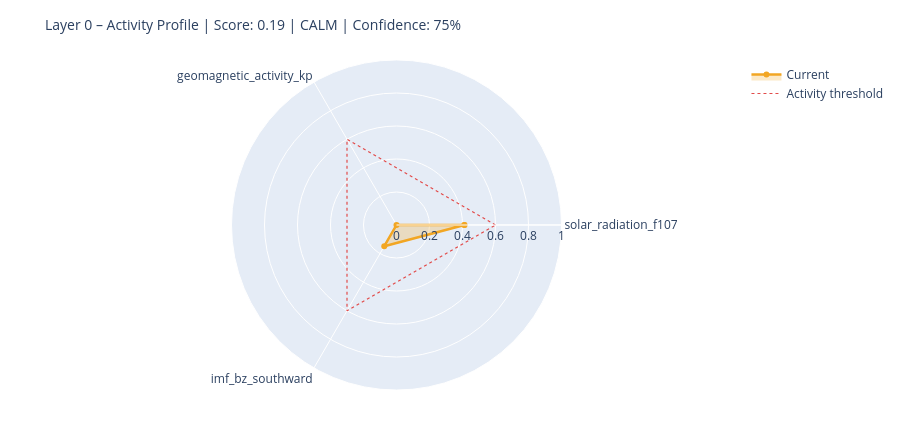

The cell this chart's notebook holds for it:
### Markdown cell above
---
## 6. State Assessment & Handoff to Layer 1

### Code cell
# ============================================================
# STEP 1 – Collect raw values with source modes
# Mode: 'primary' | 'fallback_3h' | 'last_valid' | 'missing'
# ============================================================

def safe_last(df, col):
    if df is None or col not in df.columns: return None
    s = df[col].dropna()
    return float(s.iloc[-1]) if not s.empty else None

f107_now = safe_last(df_f107, 'f10.7')
bz_now   = safe_last(df_mag,  'bz_gsm')
kp_now   = safe_last(df_kp,   'kp')
sw_now   = safe_last(df_sw,   'speed')

source_modes = {
    'F10.7':    'primary'  if f107_now is not None else 'missing',
    'Kp':       'primary'  if kp_now   is not None else 'missing',
    'IMF_Bz':   'primary'  if bz_now   is not None else 'missing',
    'SW_speed': 'primary'  if sw_now   is not None else 'missing',
}

# Kp Fallback – 3h endpoint
if kp_now is None:
    try:
        r = requests.get(
            'https://services.swpc.noaa.gov/json/noaa-planetary-k-index.json',
            timeout=10)
        r.raise_for_status()
        fb = pd.DataFrame(r.json())
        tc = next((c for c in fb.columns if 'time' in c.lower()), fb.columns[0])
        kc = next((c for c in fb.columns if 'kp' in c.lower() and c != tc), None)
        if kc:
            fb[kc] = fb[kc].astype(str).str.extract(r'([0-9]+(?:\.[0-9]*)?)')[0]
            fb[kc] = pd.to_numeric(fb[kc], errors='coerce')
            fb = fb[fb[kc] >= 0].dropna(subset=[kc])
            if not fb.empty:
                kp_now = float(fb[kc].iloc[-1])
                source_modes['Kp'] = 'fallback_3h'
                print(f'  Kp fallback (3h): {kp_now:.1f}')
    except Exception as e:
        print(f'  Kp fallback failed: {e}')

# Solar Wind Fallback – last valid value
if sw_now is None and df_sw is not None and 'speed' in df_sw.columns:
    s = df_sw['speed'].dropna()
    if not s.empty:
        sw_now = float(s.iloc[-1])
        source_modes['SW_speed'] = 'last_valid'
        print(f'  SW fallback (last_valid): {sw_now:.0f} km/s')

print()
print('Source modes:', source_modes)

# ============================================================
# STEP 2 – Score from available components only
# ============================================================

def norm(v, lo, hi):
    if v is None: return None
    return max(0.0, min(1.0, (v - lo) / (hi - lo)))

COMPONENTS = {
    'solar_radiation_f107':    (f107_now, norm(f107_now, 60, 250)),
    'geomagnetic_activity_kp': (kp_now,   norm(kp_now,   0,   9)),
    'imf_bz_southward':        (bz_now,   norm(-(bz_now or 0) if bz_now else None, -5, 30)
                                           if bz_now is not None else None),
    'solar_wind_speed':        (sw_now,   norm(sw_now, 300, 800)),
}

available   = {k: v[1] for k, v in COMPONENTS.items() if v[1] is not None}
unavailable = [k for k, v in COMPONENTS.items() if v[1] is None]

layer0_score = round(sum(available.values()) / len(available), 4) if available else None
confidence   = round(len(available) / len(COMPONENTS), 2)

level = ('unknown'  if layer0_score is None
         else 'calm'     if layer0_score < 0.3
         else 'moderate' if layer0_score < 0.6
         else 'active')

# ============================================================
# STEP 3 – Dominant Driver
# ============================================================

def dominant_driver(kp, f107, bz, sw):
    candidates = []
    if kp   is not None and kp   >= 4:   candidates.append(('geomagnetic',    kp / 9))
    if sw   is not None and sw   >= 500:  candidates.append(('solar_wind',     sw / 800))
    if bz   is not None and bz   <= -5:   candidates.append(('imf_southward',  abs(bz) / 30))
    if f107 is not None and f107 >= 150:  candidates.append(('solar_radiation',f107 / 250))
    return max(candidates, key=lambda x: x[1])[0] if candidates else 'none'

driver = dominant_driver(kp_now, f107_now, bz_now, sw_now)

# ============================================================
# STEP 4 – Downstream expectations
# ============================================================

def downstream_expectation(driver, score, kp, bz, f107):
    exp = {
        'magnetosphere':        'calm',
        'ionosphere':           'calm',
        'schumann_resonance':   'unchanged',
        'lithosphere_currents': 'low',
    }
    if driver == 'geomagnetic' or (kp and kp >= 5):
        exp['magnetosphere']        = 'compressed / storm'
        exp['ionosphere']           = 'elevated disturbance (TEC variability)'
        exp['schumann_resonance']   = 'elevated amplitude possible'
        exp['lithosphere_currents'] = 'elevated induction currents'
    elif driver == 'imf_southward' or (bz and bz <= -5):
        exp['magnetosphere']        = 'energy coupling active'
        exp['ionosphere']           = 'elevated electron density possible'
        exp['schumann_resonance']   = 'slight modulation possible'
    elif driver == 'solar_radiation' or (f107 and f107 >= 150):
        exp['ionosphere']           = 'elevated ionization (F-layer)'
        exp['schumann_resonance']   = 'slightly elevated background activity'
    return exp

downstream = downstream_expectation(driver, layer0_score, kp_now, bz_now, f107_now)

# ============================================================
# CONSOLE OUTPUT
# ============================================================

W = 58
print('=' * W)
print('LAYER 0 – STATE ASSESSMENT')
print('=' * W)
for name, (raw_v, score_v) in COMPONENTS.items():
    if score_v is not None:
        bar = '█' * int(score_v * 20) + '░' * (20 - int(score_v * 20))
        print(f'  {name:<35}  {bar}  {score_v:.2f}')
    else:
        print(f'  {name:<35}  {"─" * 20}  n/a')
print('-' * W)
print(f'  Score ({len(available)}/{len(COMPONENTS)} components):  {layer0_score:.3f}')
print(f'  Confidence:         {confidence:.0%}')
print(f'  Level:              {level.upper()}')
print(f'  Dominant Driver:    {driver}')

# Radar chart
cats = list(available.keys())
vals = list(available.values())
if len(cats) >= 3:
    fig = go.Figure()
    fig.add_trace(go.Scatterpolar(
        r=vals + [vals[0]], theta=cats + [cats[0]],
        fill='toself', fillcolor='rgba(242,166,35,0.25)',
        line=dict(color='#F2A623', width=2.5), name='Current'
    ))
    fig.add_trace(go.Scatterpolar(
        r=[0.6] * (len(cats) + 1), theta=cats + [cats[0]],
        line=dict(color='#E24B4A', dash='dot', width=1.2),
        mode='lines', name='Activity threshold'
    ))
    fig.update_layout(
        title=dict(text=f'Layer 0 – Activity Profile | Score: {layer0_score:.2f} | {level.upper()} | Confidence: {confidence:.0%}',
                   font=dict(size=14)),
        polar=dict(radialaxis=dict(visible=True, range=[0, 1])),
        height=430, showlegend=True,
        margin=dict(l=60, r=60, t=60, b=40)
    )
    fig.show()

### Figure 1 — Plotly figure (JSON) as saved in the notebook; plotly's stock layout.template omitted (floating-point values rounded to 4 significant figures)
{"data": [{"fill": "toself", "fillcolor": "rgba(242,166,35,0.25)", "line": {"color": "#F2A623", "width": 2.5}, "name": "Current", "r": [0.4116, 0.0, 0.1483, 0.4116], "theta": ["solar_radiation_f107", "geomagnetic_activity_kp", "imf_bz_southward", "solar_radiation_f107"], "type": "scatterpolar"}, {"line": {"color": "#E24B4A", "dash": "dot", "width": 1.2}, "mode": "lines", "name": "Activity threshold", "r": [0.6, 0.6, 0.6, 0.6], "theta": ["solar_radiation_f107", "geomagnetic_activity_kp", "imf_bz_southward", "solar_radiation_f107"], "type": "scatterpolar"}], "layout": {"height": 430, "margin": {"b": 40, "l": 60, "r": 60, "t": 60}, "polar": {"radialaxis": {"range": [0, 1], "visible": true}}, "showlegend": true, "title": {"font": {"size": 14}, "text": "Layer 0 – Activity Profile | Score: 0.19 | CALM | Confidence: 75%"}}}
